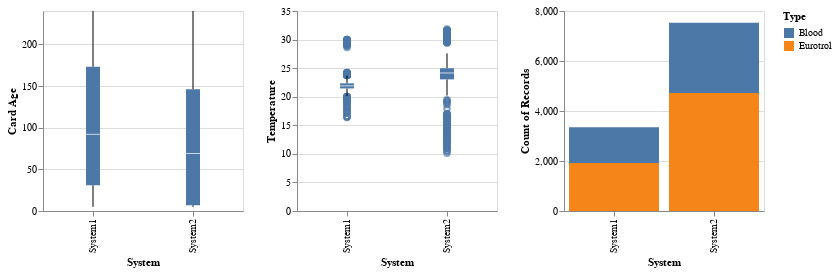

Notebook code for this chart:
### Code cell
import altair as alt
from altair_data_server import data_server
alt.data_transformers.enable('vegafusion')
A_Merged = pd.concat([A1_Merged, A2_Merged], ignore_index=True)
A_Merged = A_Merged.assign(System=np.where(A_Merged.index < len(A1_Merged), 'System1', 'System2'))
df = A_Merged[['FluidType','AgeOfCardInDaysAtTimeOfTest','AmbientTemperature','System']]
df['Type'] = df['FluidType'].apply(lambda x: 'Eurotrol' if x.startswith('Eurotrol') else 'Blood')
cardage = alt.Chart(df).mark_boxplot().encode(
    y=alt.Y('AgeOfCardInDaysAtTimeOfTest:Q', title='Card Age'),
    x='System'
    ).properties(width=200, height=200)

temperature = alt.Chart(df).mark_boxplot().encode(
    y=alt.Y('AmbientTemperature:Q',title='Temperature'),
    x='System'
).properties(width=200, height=200)

FluidType = alt.Chart(df).mark_bar().encode(
    x='System:N',
    y='count()',
    color='Type'
).properties(width=200, height=200)

cardage | temperature | FluidType

### Figure 1 — Vega specification as saved in the notebook (floating-point values rounded to 4 significant figures; data arrays with more than 128 entries replaced by an {"elided": "..."} marker saying what was removed)
{"$schema": "https://vega.github.io/schema/vega/v5.json", "data": [{"name": "source_0"}, {"name": "data_0"}, {"name": "data_1", "values": []}, {"name": "data_2"}, {"name": "data_3", "values": [{"System": "System1", "lower_box_AgeOfCardInDaysAtTimeOfTest": 31.0, "lower_whisker_AgeOfCardInDaysAtTimeOfTest": 5, "upper_whisker_AgeOfCardInDaysAtTimeOfTest": 240}, {"System": "System2", "lower_box_AgeOfCardInDaysAtTimeOfTest": 7.0, "lower_whisker_AgeOfCardInDaysAtTimeOfTest": 5, "upper_whisker_AgeOfCardInDaysAtTimeOfTest": 240}]}, {"name": "data_4", "values": [{"System": "System1", "lower_whisker_AgeOfCardInDaysAtTimeOfTest": 5, "upper_box_AgeOfCardInDaysAtTimeOfTest": 173.0, "upper_whisker_AgeOfCardInDaysAtTimeOfTest": 240}, {"System": "System2", "lower_whisker_AgeOfCardInDaysAtTimeOfTest": 5, "upper_box_AgeOfCardInDaysAtTimeOfTest": 146.0, "upper_whisker_AgeOfCardInDaysAtTimeOfTest": 240}]}, {"name": "data_5"}, {"name": "data_6", "values": {"elided": "289 records"}}, {"name": "data_7"}, {"name": "data_8", "values": [{"System": "System1", "lower_box_AmbientTemperature": 21.45, "lower_whisker_AmbientTemperature": 20.12, "upper_whisker_AmbientTemperature": 23.68}, {"System": "System2", "lower_box_AmbientTemperature": 23.03, "lower_whisker_AmbientTemperature": 20.19, "upper_whisker_AmbientTemperature": 27.58}]}, {"name": "data_9", "values": [{"System": "System1", "lower_whisker_AmbientTemperature": 20.12, "upper_box_AmbientTemperature": 22.34, "upper_whisker_AmbientTemperature": 23.68}, {"System": "System2", "lower_whisker_AmbientTemperature": 20.19, "upper_box_AmbientTemperature": 24.98, "upper_whisker_AmbientTemperature": 27.58}]}, {"name": "data_10"}, {"name": "data_11", "values": [{"System": "System1", "lower_box_AmbientTemperature": 21.45, "max_AmbientTemperature": 30.02, "mid_box_AmbientTemperature": 21.9, "min_AmbientTemperature": 16.35, "upper_box_AmbientTemperature": 22.34}, {"System": "System2", "lower_box_AmbientTemperature": 23.03, "max_AmbientTemperature": 31.85, "mid_box_AmbientTemperature": 24.16, "min_AmbientTemperature": 10.13, "upper_box_AmbientTemperature": 24.98}]}, {"name": "data_12", "values": [{"System": "System1", "lower_box_AmbientTemperature": 21.45, "max_AmbientTemperature": 30.02, "mid_box_AmbientTemperature": 21.9, "min_AmbientTemperature": 16.35, "upper_box_AmbientTemperature": 22.34}, {"System": "System2", "lower_box_AmbientTemperature": 23.03, "max_AmbientTemperature": 31.85, "mid_box_AmbientTemperature": 24.16, "min_AmbientTemperature": 10.13, "upper_box_AmbientTemperature": 24.98}]}, {"name": "data_13", "values": [{"System": "System1", "lower_box_AgeOfCardInDaysAtTimeOfTest": 31.0, "max_AgeOfCardInDaysAtTimeOfTest": 240, "mid_box_AgeOfCardInDaysAtTimeOfTest": 92, "min_AgeOfCardInDaysAtTimeOfTest": 5, "upper_box_AgeOfCardInDaysAtTimeOfTest": 173.0}, {"System": "System2", "lower_box_AgeOfCardInDaysAtTimeOfTest": 7.0, "max_AgeOfCardInDaysAtTimeOfTest": 240, "mid_box_AgeOfCardInDaysAtTimeOfTest": 69, "min_AgeOfCardInDaysAtTimeOfTest": 5, "upper_box_AgeOfCardInDaysAtTimeOfTest": 146.0}]}, {"name": "data_14", "values": [{"System": "System1", "lower_box_AgeOfCardInDaysAtTimeOfTest": 31.0, "max_AgeOfCardInDaysAtTimeOfTest": 240, "mid_box_AgeOfCardInDaysAtTimeOfTest": 92, "min_AgeOfCardInDaysAtTimeOfTest": 5, "upper_box_AgeOfCardInDaysAtTimeOfTest": 173.0}, {"System": "System2", "lower_box_AgeOfCardInDaysAtTimeOfTest": 7.0, "max_AgeOfCardInDaysAtTimeOfTest": 240, "mid_box_AgeOfCardInDaysAtTimeOfTest": 69, "min_AgeOfCardInDaysAtTimeOfTest": 5, "upper_box_AgeOfCardInDaysAtTimeOfTest": 146.0}]}, {"name": "data_15", "values": [{"System": "System1", "Type": "Eurotrol", "__count": 1916, "__count_end": 1916.0, "__count_start": 0.0}, {"System": "System1", "Type": "Blood", "__count": 1433, "__count_end": 3349.0, "__count_start": 1916.0}, {"System": "System2", "Type": "Eurotrol", "__count": 4724, "__count_end": 4724.0, "__count_start": 0.0}, {"System": "System2", "Type": "Blood", "__count": 2811, "__count_end": 7535.0, "__count_start": 4724.0}]}, {"name": "data_15_color_domain_Type", "values": [{"Type": "Eurotrol"}, {"Type": "Blood"}]}, {"name": "data_1_concat_0_x_domain_System_0", "values": []}, {"name": "data_3_concat_0_x_domain_System_1", "values": [{"System": "System1"}, {"System": "System2"}]}, {"name": "data_4_concat_0_x_domain_System_2", "values": [{"System": "System1"}, {"System": "System2"}]}, {"name": "data_13_concat_0_x_domain_System_3", "values": [{"System": "System1"}, {"System": "System2"}]}, {"name": "data_14_concat_0_x_domain_System_4", "values": [{"System": "System1"}, {"System": "System2"}]}, {"name": "data_6_concat_1_x_domain_System_0", "values": [{"System": "System1"}, {"System": "System2"}]}, {"name": "data_8_concat_1_x_domain_System_1", "values": [{"System": "System1"}, {"System": "System2"}]}, {"name": "data_9_concat_1_x_domain_System_2", "values": [{"System": "System1"}, {"System": "System2"}]}, {"name": "data_11_concat_1_x_domain_System_3", "values": [{"System": "System1"}, {"System": "System2"}]}, {"name": "data_12_concat_1_x_domain_System_4", "values": [{"System": "System1"}, {"System": "System2"}]}, {"name": "data_15_concat_2_x_domain_System", "values": [{"System": "System1"}, {"System": "System2"}]}], "signals": [{"name": "childWidth", "value": 200}], "marks": [{"type": "group", "name": "concat_0_group", "encode": {"update": {"height": {"signal": "height"}, "width": {"signal": "childWidth"}}}, "marks": [{"type": "symbol", "name": "concat_0_layer_0_layer_0_marks", "from": {"data": "data_1"}, "encode": {"update": {"x": {"field": "System", "scale": "concat_0_x", "band": 0.5}, "stroke": {"value": "#4c78a8"}, "ariaRoleDescription": {"value": "point"}, "fill": {"value": "transparent"}, "description": {"signal": "\"System: \" + (isValid(datum[\"System\"]) ? datum[\"System\"] : \"\"+datum[\"System\"]) + \"; Card Age: \" + (format(datum[\"AgeOfCardInDaysAtTimeOfTest\"], \"\"))"}, "y": {"field": "AgeOfCardInDaysAtTimeOfTest", "scale": "concat_0_y"}, "opacity": {"value": 0.7}}}, "style": ["point", "boxplot-outliers"]}, {"type": "rule", "name": "concat_0_layer_0_layer_1_layer_0_marks", "from": {"data": "data_3"}, "encode": {"update": {"y": {"field": "lower_whisker_AgeOfCardInDaysAtTimeOfTest", "scale": "concat_0_y"}, "stroke": {"value": "black"}, "tooltip": {"signal": "{\"Upper Whisker of Card Age\": format(datum[\"upper_whisker_AgeOfCardInDaysAtTimeOfTest\"], \"\"), \"Lower Whisker of Card Age\": format(datum[\"lower_whisker_AgeOfCardInDaysAtTimeOfTest\"], \"\"), \"System\": isValid(datum[\"System\"]) ? datum[\"System\"] : \"\"+datum[\"System\"]}"}, "y2": {"field": "lower_box_AgeOfCardInDaysAtTimeOfTest", "scale": "concat_0_y"}, "x": {"field": "System", "scale": "concat_0_x", "band": 0.5}}}, "aria": false, "style": ["rule", "boxplot-rule"]}, {"type": "rule", "name": "concat_0_layer_0_layer_1_layer_1_marks", "from": {"data": "data_4"}, "encode": {"update": {"x": {"field": "System", "scale": "concat_0_x", "band": 0.5}, "y2": {"field": "upper_whisker_AgeOfCardInDaysAtTimeOfTest", "scale": "concat_0_y"}, "stroke": {"value": "black"}, "tooltip": {"signal": "{\"Upper Whisker of Card Age\": format(datum[\"upper_whisker_AgeOfCardInDaysAtTimeOfTest\"], \"\"), \"Lower Whisker of Card Age\": format(datum[\"lower_whisker_AgeOfCardInDaysAtTimeOfTest\"], \"\"), \"System\": isValid(datum[\"System\"]) ? datum[\"System\"] : \"\"+datum[\"System\"]}"}, "y": {"field": "upper_box_AgeOfCardInDaysAtTimeOfTest", "scale": "concat_0_y"}}}, "aria": false, "style": ["rule", "boxplot-rule"]}, {"type": "rect", "name": "concat_0_layer_1_layer_0_marks", "from": {"data": "data_13"}, "encode": {"update": {"description": {"signal": "\"System: \" + (isValid(datum[\"System\"]) ? datum[\"System\"] : \"\"+datum[\"System\"]) + \"; Card Age: \" + (format(datum[\"lower_box_AgeOfCardInDaysAtTimeOfTest\"], \"\")) + \"; upper_box_AgeOfCardInDaysAtTimeOfTest: \" + (format(datum[\"upper_box_AgeOfCardInDaysAtTimeOfTest\"], \"\")) + \"; Max of Card Age: \" + (format(datum[\"max_AgeOfCardInDaysAtTimeOfTest\"], \"\")) + \"; Q3 of Card Age: \" + (format(datum[\"upper_box_AgeOfCardInDaysAtTimeOfTest\"], \"\")) + \"; Median of Card Age: \" + (format(datum[\"mid_box_AgeOfCardInDaysAtTimeOfTest\"], \"\")) + \"; Q1 of Card Age: \" + (format(datum[\"lower_box_AgeOfCardInDaysAtTimeOfTest\"], \"\")) + \"; Min of Card Age: \" + (format(datum[\"min_AgeOfCardInDaysAtTimeOfTest\"], \"\"))"}, "fill": {"value": "#4c78a8"}, "y2": {"field": "upper_box_AgeOfCardInDaysAtTimeOfTest", "scale": "concat_0_y"}, "tooltip": {"signal": "{\"Max of Card Age\": format(datum[\"max_AgeOfCardInDaysAtTimeOfTest\"], \"\"), \"Q3 of Card Age\": format(datum[\"upper_box_AgeOfCardInDaysAtTimeOfTest\"], \"\"), \"Median of Card Age\": format(datum[\"mid_box_AgeOfCardInDaysAtTimeOfTest\"], \"\"), \"Q1 of Card Age\": format(datum[\"lower_box_AgeOfCardInDaysAtTimeOfTest\"], \"\"), \"Min of Card Age\": format(datum[\"min_AgeOfCardInDaysAtTimeOfTest\"], \"\"), \"System\": isValid(datum[\"System\"]) ? datum[\"System\"] : \"\"+datum[\"System\"]}"}, "xc": {"field": "System", "scale": "concat_0_x", "band": 0.5}, "ariaRoleDescription": {"value": "box"}, "y": {"field": "lower_box_AgeOfCardInDaysAtTimeOfTest", "scale": "concat_0_y"}, "width": {"value": 14}}}, "style": ["bar", "boxplot-box"]}, {"type": "rect", "name": "concat_0_layer_1_layer_1_marks", "from": {"data": "data_14"}, "encode": {"update": {"xc": {"field": "System", "scale": "concat_0_x", "band": 0.5}, "width": {"value": 14}, "height": {"value": 1}, "opacity": {"value": 0.7}, "fill": {"value": "white"}, "tooltip": {"signal": "{\"Max of Card Age\": format(datum[\"max_AgeOfCardInDaysAtTimeOfTest\"], \"\"), \"Q3 of Card Age\": format(datum[\"upper_box_AgeOfCardInDaysAtTimeOfTest\"], \"\"), \"Median of Card Age\": format(datum[\"mid_box_AgeOfCardInDaysAtTimeOfTest\"], \"\"), \"Q1 of Card Age\": format(datum[\"lower_box_AgeOfCardInDaysAtTimeOfTest\"], \"\"), \"Min of Card Age\": format(datum[\"min_AgeOfCardInDaysAtTimeOfTest\"], \"\"), \"System\": isValid(datum[\"System\"]) ? datum[\"System\"] : \"\"+datum[\"System\"]}"}, "yc": {"field": "mid_box_AgeOfCardInDaysAtTimeOfTest", "scale": "concat_0_y"}}}, "style": ["tick", "boxplot-median"], "aria": false}], "axes": [{"scale": "concat_0_y", "gridScale": "concat_0_x", "minExtent": 0, "orient": "left", "grid": true, "aria": false, "maxExtent": 0, "labels": false, "zindex": 0, "ticks": false, "tickCount": {"signal": "ceil(height/40)"}, "domain": false}, {"scale": "concat_0_x", "labelAngle": 270, "labelAlign": "right", "title": "System", "grid": false, "zindex": 0, "labelBaseline": "middle", "orient": "bottom"}, {"scale": "concat_0_y", "orient": "left", "labelOverlap": true, "tickCount": {"signal": "ceil(height/40)"}, "grid": false, "zindex": 0, "title": "Card Age"}], "style": "cell"}, {"type": "group", "name": "concat_1_group", "encode": {"update": {"height": {"signal": "height"}, "width": {"signal": "childWidth"}}}, "marks": [{"type": "symbol", "name": "concat_1_layer_0_layer_0_marks", "from": {"data": "data_6"}, "encode": {"update": {"y": {"field": "AmbientTemperature", "scale": "concat_1_y"}, "stroke": {"value": "#4c78a8"}, "fill": {"value": "transparent"}, "ariaRoleDescription": {"value": "point"}, "description": {"signal": "\"System: \" + (isValid(datum[\"System\"]) ? datum[\"System\"] : \"\"+datum[\"System\"]) + \"; Temperature: \" + (format(datum[\"AmbientTemperature\"], \"\"))"}, "x": {"field": "System", "scale": "concat_1_x", "band": 0.5}, "opacity": {"value": 0.7}}}, "style": ["point", "boxplot-outliers"]}, {"type": "rule", "name": "concat_1_layer_0_layer_1_layer_0_marks", "from": {"data": "data_8"}, "encode": {"update": {"y2": {"field": "lower_box_AmbientTemperature", "scale": "concat_1_y"}, "tooltip": {"signal": "{\"Upper Whisker of Temperature\": format(datum[\"upper_whisker_AmbientTemperature\"], \"\"), \"Lower Whisker of Temperature\": format(datum[\"lower_whisker_AmbientTemperature\"], \"\"), \"System\": isValid(datum[\"System\"]) ? datum[\"System\"] : \"\"+datum[\"System\"]}"}, "x": {"field": "System", "scale": "concat_1_x", "band": 0.5}, "stroke": {"value": "black"}, "y": {"field": "lower_whisker_AmbientTemperature", "scale": "concat_1_y"}}}, "aria": false, "style": ["rule", "boxplot-rule"]}, {"type": "rule", "name": "concat_1_layer_0_layer_1_layer_1_marks", "from": {"data": "data_9"}, "encode": {"update": {"y2": {"field": "upper_whisker_AmbientTemperature", "scale": "concat_1_y"}, "x": {"field": "System", "scale": "concat_1_x", "band": 0.5}, "stroke": {"value": "black"}, "tooltip": {"signal": "{\"Upper Whisker of Temperature\": format(datum[\"upper_whisker_AmbientTemperature\"], \"\"), \"Lower Whisker of Temperature\": format(datum[\"lower_whisker_AmbientTemperature\"], \"\"), \"System\": isValid(datum[\"System\"]) ? datum[\"System\"] : \"\"+datum[\"System\"]}"}, "y": {"field": "upper_box_AmbientTemperature", "scale": "concat_1_y"}}}, "aria": false, "style": ["rule", "boxplot-rule"]}, {"type": "rect", "name": "concat_1_layer_1_layer_0_marks", "from": {"data": "data_11"}, "encode": {"update": {"description": {"signal": "\"System: \" + (isValid(datum[\"System\"]) ? datum[\"System\"] : \"\"+datum[\"System\"]) + \"; Temperature: \" + (format(datum[\"lower_box_AmbientTemperature\"], \"\")) + \"; upper_box_AmbientTemperature: \" + (format(datum[\"upper_box_AmbientTemperature\"], \"\")) + \"; Max of Temperature: \" + (format(datum[\"max_AmbientTemperature\"], \"\")) + \"; Q3 of Temperature: \" + (format(datum[\"upper_box_AmbientTemperature\"], \"\")) + \"; Median of Temperature: \" + (format(datum[\"mid_box_AmbientTemperature\"], \"\")) + \"; Q1 of Temperature: \" + (format(datum[\"lower_box_AmbientTemperature\"], \"\")) + \"; Min of Temperature: \" + (format(datum[\"min_AmbientTemperature\"], \"\"))"}, "y2": {"field": "upper_box_AmbientTemperature", "scale": "concat_1_y"}, "fill": {"value": "#4c78a8"}, "width": {"value": 14}, "xc": {"field": "System", "scale": "concat_1_x", "band": 0.5}, "tooltip": {"signal": "{\"Max of Temperature\": format(datum[\"max_AmbientTemperature\"], \"\"), \"Q3 of Temperature\": format(datum[\"upper_box_AmbientTemperature\"], \"\"), \"Median of Temperature\": format(datum[\"mid_box_AmbientTemperature\"], \"\"), \"Q1 of Temperature\": format(datum[\"lower_box_AmbientTemperature\"], \"\"), \"Min of Temperature\": format(datum[\"min_AmbientTemperature\"], \"\"), \"System\": isValid(datum[\"System\"]) ? datum[\"System\"] : \"\"+datum[\"System\"]}"}, "ariaRoleDescription": {"value": "box"}, "y": {"field": "lower_box_AmbientTemperature", "scale": "concat_1_y"}}}, "style": ["bar", "boxplot-box"]}, {"type": "rect", "name": "concat_1_layer_1_layer_1_marks", "from": {"data": "data_12"}, "encode": {"update": {"xc": {"field": "System", "scale": "concat_1_x", "band": 0.5}, "height": {"value": 1}, "opacity": {"value": 0.7}, "fill": {"value": "white"}, "width": {"value": 14}, "yc": {"field": "mid_box_AmbientTemperature", "scale": "concat_1_y"}, "tooltip": {"signal": "{\"Max of Temperature\": format(datum[\"max_AmbientTemperature\"], \"\"), \"Q3 of Temperature\": format(datum[\"upper_box_AmbientTemperature\"], \"\"), \"Median of Temperature\": format(datum[\"mid_box_AmbientTemperature\"], \"\"), \"Q1 of Temperature\": format(datum[\"lower_box_AmbientTemperature\"], \"\"), \"Min of Temperature\": format(datum[\"min_AmbientTemperature\"], \"\"), \"System\": isValid(datum[\"System\"]) ? datum[\"System\"] : \"\"+datum[\"System\"]}"}}}, "style": ["tick", "boxplot-median"], "aria": false}], "axes": [{"scale": "concat_1_y", "tickCount": {"signal": "ceil(height/40)"}, "domain": false, "labels": false, "zindex": 0, "orient": "left", "grid": true, "gridScale": "concat_1_x", "aria": false, "maxExtent": 0, "minExtent": 0, "ticks": false}, {"scale": "concat_1_x", "orient": "bottom", "labelAngle": 270, "zindex": 0, "labelAlign": "right", "grid": false, "title": "System", "labelBaseline": "middle"}, {"scale": "concat_1_y", "grid": false, "labelOverlap": true, "orient": "left", "title": "Temperature", "tickCount": {"signal": "ceil(height/40)"}, "zindex": 0}], "style": "cell"}, {"type": "group", "name": "concat_2_group", "encode": {"update": {"height": {"signal": "height"}, "width": {"signal": "childWidth"}}}, "marks": [{"type": "rect", "name": "concat_2_marks", "from": {"data": "data_15"}, "encode": {"update": {"x": {"field": "System", "scale": "concat_2_x"}, "description": {"signal": "\"System: \" + (isValid(datum[\"System\"]) ? datum[\"System\"] : \"\"+datum[\"System\"]) + \"; Count of Records: \" + (format(datum[\"__count\"], \"\")) + \"; Type: \" + (isValid(datum[\"Type\"]) ? datum[\"Type\"] : \"\"+datum[\"Type\"])"}, "width": {"signal": "max(0.25, bandwidth('concat_2_x'))"}, "y": {"field": "__count_end", "scale": "concat_2_y"}, "ariaRoleDescription": {"value": "bar"}, "y2": {"field": "__count_start", "scale": "concat_2_y"}, "fill": {"field": "Type", "scale": "color"}}}, "style": ["bar"]}], "axes": [{"scale": "concat_2_y", "zindex": 0, "labels": false, "domain": false, "orient": "left", "ticks": false, "gridScale": "concat_2_x", "maxExtent": 0, "grid": true, "tickCount": {"signal": "ceil(height/40)"}, "minExtent": 0, "aria": false}, {"scale": "concat_2_x", "grid": false, "labelAlign": "right", "labelAngle": 270, "orient": "bottom", "labelBaseline": "middle", "zindex": 0, "title": "System"}, {"scale": "concat_2_y", "zindex": 0, "labelOverlap": true, "tickCount": {"signal": "ceil(height/40)"}, "orient": "left", "title": "Count of Records", "grid": false}], "style": "cell"}], "scales": [{"name": "color", "type": "ordinal", "domain": {"data": "data_15_color_domain_Type", "field": "Type", "sort": true}, "range": "category"}, {"name": "concat_0_x", "type": "band", "domain": {"fields": [{"data": "data_1_concat_0_x_domain_System_0", "field": "System"}, {"data": "data_3_concat_0_x_domain_System_1", "field": "System"}, {"data": "data_4_concat_0_x_domain_System_2", "field": "System"}, {"data": "data_13_concat_0_x_domain_System_3", "field": "System"}, {"data": "data_14_concat_0_x_domain_System_4", "field": "System"}], "sort": true}, "range": [0, {"signal": "childWidth"}], "paddingInner": 0, "paddingOuter": 0}, {"name": "concat_0_y", "type": "linear", "domain": {"fields": [{"data": "data_1", "field": "AgeOfCardInDaysAtTimeOfTest"}, {"data": "data_3", "field": "lower_whisker_AgeOfCardInDaysAtTimeOfTest"}, {"data": "data_3", "field": "lower_box_AgeOfCardInDaysAtTimeOfTest"}, {"data": "data_4", "field": "upper_box_AgeOfCardInDaysAtTimeOfTest"}, {"data": "data_4", "field": "upper_whisker_AgeOfCardInDaysAtTimeOfTest"}, {"data": "data_13", "field": "lower_box_AgeOfCardInDaysAtTimeOfTest"}, {"data": "data_13", "field": "upper_box_AgeOfCardInDaysAtTimeOfTest"}, {"data": "data_14", "field": "mid_box_AgeOfCardInDaysAtTimeOfTest"}]}, "range": [{"signal": "height"}, 0], "zero": true, "nice": true}, {"name": "concat_1_x", "type": "band", "domain": {"fields": [{"data": "data_6_concat_1_x_domain_System_0", "field": "System"}, {"data": "data_8_concat_1_x_domain_System_1", "field": "System"}, {"data": "data_9_concat_1_x_domain_System_2", "field": "System"}, {"data": "data_11_concat_1_x_domain_System_3", "field": "System"}, {"data": "data_12_concat_1_x_domain_System_4", "field": "System"}], "sort": true}, "range": [0, {"signal": "childWidth"}], "paddingOuter": 0, "paddingInner": 0}, {"name": "concat_1_y", "type": "linear", "domain": {"fields": [{"data": "data_6", "field": "AmbientTemperature"}, {"data": "data_8", "field": "lower_whisker_AmbientTemperature"}, {"data": "data_8", "field": "lower_box_AmbientTemperature"}, {"data": "data_9", "field": "upper_box_AmbientTemperature"}, {"data": "data_9", "field": "upper_whisker_AmbientTemperature"}, {"data": "data_11", "field": "lower_box_AmbientTemperature"}, {"data": "data_11", "field": "upper_box_AmbientTemperature"}, {"data": "data_12", "field": "mid_box_AmbientTemperature"}]}, "range": [{"signal": "height"}, 0], "nice": true, "zero": true}, {"name": "concat_2_x", "type": "band", "domain": {"data": "data_15_concat_2_x_domain_System", "field": "System", "sort": true}, "range": [0, {"signal": "childWidth"}], "paddingInner": 0.1, "paddingOuter": 0.05}, {"name": "concat_2_y", "type": "linear", "domain": {"data": "data_15", "fields": ["__count_start", "__count_end"]}, "range": [{"signal": "height"}, 0], "nice": true, "zero": true}], "padding": 5, "layout": {"padding": 20, "bounds": "full", "align": "each"}, "legends": [{"fill": "color", "symbolType": "square", "title": "Type"}], "background": "white", "height": 200}
